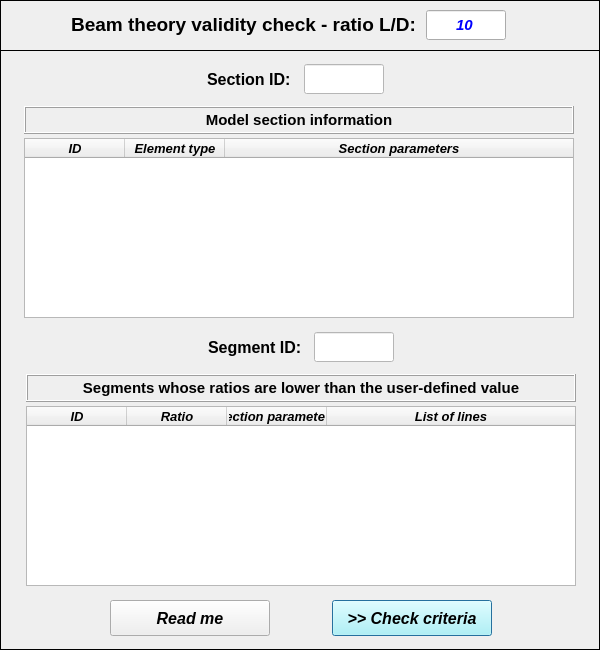
<?xml version="1.0" encoding="UTF-8"?>
<ui version="4.0">
 <class>Dialog</class>
 <widget class="QDialog" name="Dialog">
  <property name="windowModality">
   <enum>Qt::NonModal</enum>
  </property>
  <property name="geometry">
   <rect>
    <x>0</x>
    <y>0</y>
    <width>600</width>
    <height>650</height>
   </rect>
  </property>
  <property name="sizePolicy">
   <sizepolicy hsizetype="Fixed" vsizetype="Fixed">
    <horstretch>0</horstretch>
    <verstretch>0</verstretch>
   </sizepolicy>
  </property>
  <property name="minimumSize">
   <size>
    <width>600</width>
    <height>650</height>
   </size>
  </property>
  <property name="maximumSize">
   <size>
    <width>600</width>
    <height>650</height>
   </size>
  </property>
  <property name="contextMenuPolicy">
   <enum>Qt::DefaultContextMenu</enum>
  </property>
  <property name="windowTitle">
   <string>Beam theory validity check</string>
  </property>
  <property name="windowIcon">
   <iconset>
    <normaloff>../../../../../../Downloads/load - Copia.png</normaloff>../../../../../../Downloads/load - Copia.png</iconset>
  </property>
  <property name="whatsThis">
   <string/>
  </property>
  <widget class="QFrame" name="top_frame">
   <property name="geometry">
    <rect>
     <x>0</x>
     <y>0</y>
     <width>600</width>
     <height>51</height>
    </rect>
   </property>
   <property name="minimumSize">
    <size>
     <width>600</width>
     <height>51</height>
    </size>
   </property>
   <property name="maximumSize">
    <size>
     <width>600</width>
     <height>51</height>
    </size>
   </property>
   <property name="frameShape">
    <enum>QFrame::Box</enum>
   </property>
   <property name="frameShadow">
    <enum>QFrame::Plain</enum>
   </property>
   <property name="lineWidth">
    <number>1</number>
   </property>
   <widget class="QLabel" name="label">
    <property name="geometry">
     <rect>
      <x>36</x>
      <y>10</y>
      <width>380</width>
      <height>30</height>
     </rect>
    </property>
    <property name="minimumSize">
     <size>
      <width>380</width>
      <height>30</height>
     </size>
    </property>
    <property name="maximumSize">
     <size>
      <width>380</width>
      <height>30</height>
     </size>
    </property>
    <property name="font">
     <font>
      <family>Arial</family>
      <pointsize>14</pointsize>
      <weight>75</weight>
      <italic>false</italic>
      <bold>true</bold>
     </font>
    </property>
    <property name="text">
     <string>&lt;html&gt;&lt;head/&gt;&lt;body&gt;&lt;p align=&quot;right&quot;&gt;Beam theory validity check - ratio L/D:&lt;/p&gt;&lt;/body&gt;&lt;/html&gt;</string>
    </property>
    <property name="textFormat">
     <enum>Qt::AutoText</enum>
    </property>
    <property name="alignment">
     <set>Qt::AlignCenter</set>
    </property>
   </widget>
   <widget class="QLineEdit" name="lineEdit_beam_criteria">
    <property name="geometry">
     <rect>
      <x>426</x>
      <y>10</y>
      <width>80</width>
      <height>30</height>
     </rect>
    </property>
    <property name="minimumSize">
     <size>
      <width>80</width>
      <height>30</height>
     </size>
    </property>
    <property name="maximumSize">
     <size>
      <width>80</width>
      <height>30</height>
     </size>
    </property>
    <property name="font">
     <font>
      <family>Arial</family>
      <pointsize>11</pointsize>
      <weight>75</weight>
      <italic>true</italic>
      <bold>true</bold>
     </font>
    </property>
    <property name="focusPolicy">
     <enum>Qt::ClickFocus</enum>
    </property>
    <property name="styleSheet">
     <string notr="true">color: rgb(0, 0, 0);
color: rgb(0, 0, 255);</string>
    </property>
    <property name="text">
     <string>10</string>
    </property>
    <property name="alignment">
     <set>Qt::AlignCenter</set>
    </property>
   </widget>
  </widget>
  <widget class="QFrame" name="bottom_frame">
   <property name="geometry">
    <rect>
     <x>0</x>
     <y>50</y>
     <width>600</width>
     <height>600</height>
    </rect>
   </property>
   <property name="minimumSize">
    <size>
     <width>600</width>
     <height>600</height>
    </size>
   </property>
   <property name="maximumSize">
    <size>
     <width>600</width>
     <height>600</height>
    </size>
   </property>
   <property name="frameShape">
    <enum>QFrame::Box</enum>
   </property>
   <property name="frameShadow">
    <enum>QFrame::Plain</enum>
   </property>
   <widget class="QTreeWidget" name="treeWidget_sections_parameters_by_lines">
    <property name="geometry">
     <rect>
      <x>24</x>
      <y>88</y>
      <width>550</width>
      <height>180</height>
     </rect>
    </property>
    <property name="minimumSize">
     <size>
      <width>550</width>
      <height>180</height>
     </size>
    </property>
    <property name="maximumSize">
     <size>
      <width>550</width>
      <height>350</height>
     </size>
    </property>
    <property name="font">
     <font>
      <family>Arial</family>
      <pointsize>9</pointsize>
      <italic>false</italic>
     </font>
    </property>
    <property name="alternatingRowColors">
     <bool>true</bool>
    </property>
    <property name="indentation">
     <number>1</number>
    </property>
    <property name="headerHidden">
     <bool>false</bool>
    </property>
    <attribute name="headerHighlightSections">
     <bool>false</bool>
    </attribute>
    <attribute name="headerShowSortIndicator" stdset="0">
     <bool>false</bool>
    </attribute>
    <attribute name="headerStretchLastSection">
     <bool>true</bool>
    </attribute>
    <column>
     <property name="text">
      <string>ID</string>
     </property>
     <property name="font">
      <font>
       <family>Arial</family>
       <pointsize>10</pointsize>
       <weight>75</weight>
       <italic>true</italic>
       <bold>true</bold>
      </font>
     </property>
     <property name="textAlignment">
      <set>AlignCenter</set>
     </property>
    </column>
    <column>
     <property name="text">
      <string>Element type</string>
     </property>
     <property name="font">
      <font>
       <family>Arial</family>
       <pointsize>10</pointsize>
       <weight>75</weight>
       <italic>true</italic>
       <bold>true</bold>
      </font>
     </property>
     <property name="textAlignment">
      <set>AlignCenter</set>
     </property>
    </column>
    <column>
     <property name="text">
      <string>Section parameters</string>
     </property>
     <property name="font">
      <font>
       <family>Arial</family>
       <pointsize>10</pointsize>
       <weight>75</weight>
       <italic>true</italic>
       <bold>true</bold>
      </font>
     </property>
     <property name="textAlignment">
      <set>AlignCenter</set>
     </property>
    </column>
   </widget>
   <widget class="QPushButton" name="pushButton_check_criteria">
    <property name="geometry">
     <rect>
      <x>332</x>
      <y>550</y>
      <width>160</width>
      <height>36</height>
     </rect>
    </property>
    <property name="minimumSize">
     <size>
      <width>160</width>
      <height>36</height>
     </size>
    </property>
    <property name="maximumSize">
     <size>
      <width>160</width>
      <height>36</height>
     </size>
    </property>
    <property name="font">
     <font>
      <family>Arial</family>
      <pointsize>12</pointsize>
      <weight>75</weight>
      <italic>true</italic>
      <bold>true</bold>
     </font>
    </property>
    <property name="styleSheet">
     <string notr="true">background-color: rgb(170, 254, 255);</string>
    </property>
    <property name="text">
     <string>&gt;&gt; Check criteria</string>
    </property>
   </widget>
   <widget class="QTreeWidget" name="treeWidget_non_beam_segments">
    <property name="geometry">
     <rect>
      <x>26</x>
      <y>356</y>
      <width>550</width>
      <height>180</height>
     </rect>
    </property>
    <property name="minimumSize">
     <size>
      <width>550</width>
      <height>100</height>
     </size>
    </property>
    <property name="maximumSize">
     <size>
      <width>550</width>
      <height>350</height>
     </size>
    </property>
    <property name="font">
     <font>
      <family>Arial</family>
      <pointsize>9</pointsize>
      <italic>false</italic>
     </font>
    </property>
    <property name="alternatingRowColors">
     <bool>true</bool>
    </property>
    <property name="indentation">
     <number>1</number>
    </property>
    <property name="headerHidden">
     <bool>false</bool>
    </property>
    <attribute name="headerHighlightSections">
     <bool>false</bool>
    </attribute>
    <attribute name="headerShowSortIndicator" stdset="0">
     <bool>false</bool>
    </attribute>
    <attribute name="headerStretchLastSection">
     <bool>true</bool>
    </attribute>
    <column>
     <property name="text">
      <string>ID</string>
     </property>
     <property name="font">
      <font>
       <family>Arial</family>
       <pointsize>10</pointsize>
       <weight>75</weight>
       <italic>true</italic>
       <bold>true</bold>
      </font>
     </property>
     <property name="textAlignment">
      <set>AlignCenter</set>
     </property>
    </column>
    <column>
     <property name="text">
      <string>Ratio</string>
     </property>
     <property name="font">
      <font>
       <family>Arial</family>
       <pointsize>10</pointsize>
       <weight>75</weight>
       <italic>true</italic>
       <bold>true</bold>
      </font>
     </property>
     <property name="textAlignment">
      <set>AlignCenter</set>
     </property>
    </column>
    <column>
     <property name="text">
      <string>Section parameters</string>
     </property>
     <property name="font">
      <font>
       <family>Arial</family>
       <pointsize>10</pointsize>
       <weight>75</weight>
       <italic>true</italic>
       <bold>true</bold>
      </font>
     </property>
     <property name="textAlignment">
      <set>AlignCenter</set>
     </property>
    </column>
    <column>
     <property name="text">
      <string>List of lines</string>
     </property>
     <property name="font">
      <font>
       <family>Arial</family>
       <pointsize>10</pointsize>
       <weight>75</weight>
       <italic>true</italic>
       <bold>true</bold>
      </font>
     </property>
     <property name="textAlignment">
      <set>AlignCenter</set>
     </property>
    </column>
   </widget>
   <widget class="QLineEdit" name="lineEdit_section_id">
    <property name="enabled">
     <bool>false</bool>
    </property>
    <property name="geometry">
     <rect>
      <x>304</x>
      <y>14</y>
      <width>80</width>
      <height>30</height>
     </rect>
    </property>
    <property name="minimumSize">
     <size>
      <width>80</width>
      <height>30</height>
     </size>
    </property>
    <property name="maximumSize">
     <size>
      <width>80</width>
      <height>30</height>
     </size>
    </property>
    <property name="font">
     <font>
      <family>Arial</family>
      <pointsize>11</pointsize>
      <weight>75</weight>
      <italic>true</italic>
      <bold>true</bold>
     </font>
    </property>
    <property name="focusPolicy">
     <enum>Qt::ClickFocus</enum>
    </property>
    <property name="styleSheet">
     <string notr="true">background-color: rgb(255, 255, 255);
color: rgb(0, 0, 255);</string>
    </property>
    <property name="text">
     <string/>
    </property>
    <property name="alignment">
     <set>Qt::AlignCenter</set>
    </property>
   </widget>
   <widget class="QLineEdit" name="lineEdit_id_labels_2">
    <property name="enabled">
     <bool>false</bool>
    </property>
    <property name="geometry">
     <rect>
      <x>164</x>
      <y>14</y>
      <width>131</width>
      <height>30</height>
     </rect>
    </property>
    <property name="palette">
     <palette>
      <active>
       <colorrole role="WindowText">
        <brush brushstyle="SolidPattern">
         <color alpha="255">
          <red>0</red>
          <green>0</green>
          <blue>0</blue>
         </color>
        </brush>
       </colorrole>
       <colorrole role="Dark">
        <brush brushstyle="SolidPattern">
         <color alpha="255">
          <red>0</red>
          <green>0</green>
          <blue>0</blue>
         </color>
        </brush>
       </colorrole>
       <colorrole role="Text">
        <brush brushstyle="SolidPattern">
         <color alpha="255">
          <red>0</red>
          <green>0</green>
          <blue>0</blue>
         </color>
        </brush>
       </colorrole>
       <colorrole role="ButtonText">
        <brush brushstyle="SolidPattern">
         <color alpha="255">
          <red>0</red>
          <green>0</green>
          <blue>0</blue>
         </color>
        </brush>
       </colorrole>
      </active>
      <inactive>
       <colorrole role="WindowText">
        <brush brushstyle="SolidPattern">
         <color alpha="255">
          <red>0</red>
          <green>0</green>
          <blue>0</blue>
         </color>
        </brush>
       </colorrole>
       <colorrole role="Dark">
        <brush brushstyle="SolidPattern">
         <color alpha="255">
          <red>0</red>
          <green>0</green>
          <blue>0</blue>
         </color>
        </brush>
       </colorrole>
       <colorrole role="Text">
        <brush brushstyle="SolidPattern">
         <color alpha="255">
          <red>0</red>
          <green>0</green>
          <blue>0</blue>
         </color>
        </brush>
       </colorrole>
       <colorrole role="ButtonText">
        <brush brushstyle="SolidPattern">
         <color alpha="255">
          <red>0</red>
          <green>0</green>
          <blue>0</blue>
         </color>
        </brush>
       </colorrole>
      </inactive>
      <disabled>
       <colorrole role="WindowText">
        <brush brushstyle="SolidPattern">
         <color alpha="255">
          <red>0</red>
          <green>0</green>
          <blue>0</blue>
         </color>
        </brush>
       </colorrole>
       <colorrole role="Dark">
        <brush brushstyle="SolidPattern">
         <color alpha="255">
          <red>0</red>
          <green>0</green>
          <blue>0</blue>
         </color>
        </brush>
       </colorrole>
       <colorrole role="Text">
        <brush brushstyle="SolidPattern">
         <color alpha="255">
          <red>0</red>
          <green>0</green>
          <blue>0</blue>
         </color>
        </brush>
       </colorrole>
       <colorrole role="ButtonText">
        <brush brushstyle="SolidPattern">
         <color alpha="255">
          <red>0</red>
          <green>0</green>
          <blue>0</blue>
         </color>
        </brush>
       </colorrole>
      </disabled>
     </palette>
    </property>
    <property name="font">
     <font>
      <family>Arial</family>
      <pointsize>12</pointsize>
      <weight>75</weight>
      <italic>false</italic>
      <bold>true</bold>
     </font>
    </property>
    <property name="focusPolicy">
     <enum>Qt::ClickFocus</enum>
    </property>
    <property name="autoFillBackground">
     <bool>false</bool>
    </property>
    <property name="text">
     <string>Section ID:</string>
    </property>
    <property name="frame">
     <bool>false</bool>
    </property>
    <property name="alignment">
     <set>Qt::AlignRight|Qt::AlignTrailing|Qt::AlignVCenter</set>
    </property>
   </widget>
   <widget class="QLabel" name="label_2">
    <property name="geometry">
     <rect>
      <x>26</x>
      <y>324</y>
      <width>550</width>
      <height>28</height>
     </rect>
    </property>
    <property name="minimumSize">
     <size>
      <width>550</width>
      <height>28</height>
     </size>
    </property>
    <property name="maximumSize">
     <size>
      <width>550</width>
      <height>28</height>
     </size>
    </property>
    <property name="font">
     <font>
      <family>Arial</family>
      <pointsize>11</pointsize>
      <weight>75</weight>
      <italic>false</italic>
      <bold>true</bold>
     </font>
    </property>
    <property name="frameShape">
     <enum>QFrame::Box</enum>
    </property>
    <property name="frameShadow">
     <enum>QFrame::Raised</enum>
    </property>
    <property name="text">
     <string>Segments whose ratios are lower than the user-defined value</string>
    </property>
    <property name="alignment">
     <set>Qt::AlignCenter</set>
    </property>
   </widget>
   <widget class="QLabel" name="label_3">
    <property name="geometry">
     <rect>
      <x>24</x>
      <y>56</y>
      <width>550</width>
      <height>28</height>
     </rect>
    </property>
    <property name="minimumSize">
     <size>
      <width>0</width>
      <height>28</height>
     </size>
    </property>
    <property name="maximumSize">
     <size>
      <width>16777215</width>
      <height>28</height>
     </size>
    </property>
    <property name="font">
     <font>
      <family>Arial</family>
      <pointsize>11</pointsize>
      <weight>75</weight>
      <italic>false</italic>
      <bold>true</bold>
     </font>
    </property>
    <property name="frameShape">
     <enum>QFrame::Box</enum>
    </property>
    <property name="frameShadow">
     <enum>QFrame::Raised</enum>
    </property>
    <property name="text">
     <string>Model section information</string>
    </property>
    <property name="alignment">
     <set>Qt::AlignCenter</set>
    </property>
   </widget>
   <widget class="QLineEdit" name="lineEdit_id_labels_3">
    <property name="enabled">
     <bool>false</bool>
    </property>
    <property name="geometry">
     <rect>
      <x>174</x>
      <y>282</y>
      <width>131</width>
      <height>30</height>
     </rect>
    </property>
    <property name="palette">
     <palette>
      <active>
       <colorrole role="WindowText">
        <brush brushstyle="SolidPattern">
         <color alpha="255">
          <red>0</red>
          <green>0</green>
          <blue>0</blue>
         </color>
        </brush>
       </colorrole>
       <colorrole role="Dark">
        <brush brushstyle="SolidPattern">
         <color alpha="255">
          <red>0</red>
          <green>0</green>
          <blue>0</blue>
         </color>
        </brush>
       </colorrole>
       <colorrole role="Text">
        <brush brushstyle="SolidPattern">
         <color alpha="255">
          <red>0</red>
          <green>0</green>
          <blue>0</blue>
         </color>
        </brush>
       </colorrole>
       <colorrole role="ButtonText">
        <brush brushstyle="SolidPattern">
         <color alpha="255">
          <red>0</red>
          <green>0</green>
          <blue>0</blue>
         </color>
        </brush>
       </colorrole>
      </active>
      <inactive>
       <colorrole role="WindowText">
        <brush brushstyle="SolidPattern">
         <color alpha="255">
          <red>0</red>
          <green>0</green>
          <blue>0</blue>
         </color>
        </brush>
       </colorrole>
       <colorrole role="Dark">
        <brush brushstyle="SolidPattern">
         <color alpha="255">
          <red>0</red>
          <green>0</green>
          <blue>0</blue>
         </color>
        </brush>
       </colorrole>
       <colorrole role="Text">
        <brush brushstyle="SolidPattern">
         <color alpha="255">
          <red>0</red>
          <green>0</green>
          <blue>0</blue>
         </color>
        </brush>
       </colorrole>
       <colorrole role="ButtonText">
        <brush brushstyle="SolidPattern">
         <color alpha="255">
          <red>0</red>
          <green>0</green>
          <blue>0</blue>
         </color>
        </brush>
       </colorrole>
      </inactive>
      <disabled>
       <colorrole role="WindowText">
        <brush brushstyle="SolidPattern">
         <color alpha="255">
          <red>0</red>
          <green>0</green>
          <blue>0</blue>
         </color>
        </brush>
       </colorrole>
       <colorrole role="Dark">
        <brush brushstyle="SolidPattern">
         <color alpha="255">
          <red>0</red>
          <green>0</green>
          <blue>0</blue>
         </color>
        </brush>
       </colorrole>
       <colorrole role="Text">
        <brush brushstyle="SolidPattern">
         <color alpha="255">
          <red>0</red>
          <green>0</green>
          <blue>0</blue>
         </color>
        </brush>
       </colorrole>
       <colorrole role="ButtonText">
        <brush brushstyle="SolidPattern">
         <color alpha="255">
          <red>0</red>
          <green>0</green>
          <blue>0</blue>
         </color>
        </brush>
       </colorrole>
      </disabled>
     </palette>
    </property>
    <property name="font">
     <font>
      <family>Arial</family>
      <pointsize>12</pointsize>
      <weight>75</weight>
      <italic>false</italic>
      <bold>true</bold>
     </font>
    </property>
    <property name="focusPolicy">
     <enum>Qt::ClickFocus</enum>
    </property>
    <property name="autoFillBackground">
     <bool>false</bool>
    </property>
    <property name="text">
     <string>Segment ID:</string>
    </property>
    <property name="frame">
     <bool>false</bool>
    </property>
    <property name="alignment">
     <set>Qt::AlignRight|Qt::AlignTrailing|Qt::AlignVCenter</set>
    </property>
   </widget>
   <widget class="QLineEdit" name="lineEdit_segment_id">
    <property name="enabled">
     <bool>false</bool>
    </property>
    <property name="geometry">
     <rect>
      <x>314</x>
      <y>282</y>
      <width>80</width>
      <height>30</height>
     </rect>
    </property>
    <property name="minimumSize">
     <size>
      <width>80</width>
      <height>30</height>
     </size>
    </property>
    <property name="maximumSize">
     <size>
      <width>80</width>
      <height>30</height>
     </size>
    </property>
    <property name="font">
     <font>
      <family>Arial</family>
      <pointsize>11</pointsize>
      <weight>75</weight>
      <italic>true</italic>
      <bold>true</bold>
     </font>
    </property>
    <property name="focusPolicy">
     <enum>Qt::ClickFocus</enum>
    </property>
    <property name="styleSheet">
     <string notr="true">background-color: rgb(255, 255, 255);
color: rgb(0, 0, 255);</string>
    </property>
    <property name="text">
     <string/>
    </property>
    <property name="alignment">
     <set>Qt::AlignCenter</set>
    </property>
   </widget>
   <widget class="QPushButton" name="pushButton_more_info">
    <property name="geometry">
     <rect>
      <x>110</x>
      <y>550</y>
      <width>160</width>
      <height>36</height>
     </rect>
    </property>
    <property name="minimumSize">
     <size>
      <width>160</width>
      <height>36</height>
     </size>
    </property>
    <property name="maximumSize">
     <size>
      <width>160</width>
      <height>36</height>
     </size>
    </property>
    <property name="font">
     <font>
      <family>Arial</family>
      <pointsize>12</pointsize>
      <weight>75</weight>
      <italic>true</italic>
      <bold>true</bold>
     </font>
    </property>
    <property name="text">
     <string>Read me</string>
    </property>
   </widget>
  </widget>
 </widget>
 <tabstops>
  <tabstop>pushButton_check_criteria</tabstop>
 </tabstops>
 <resources/>
 <connections/>
</ui>
